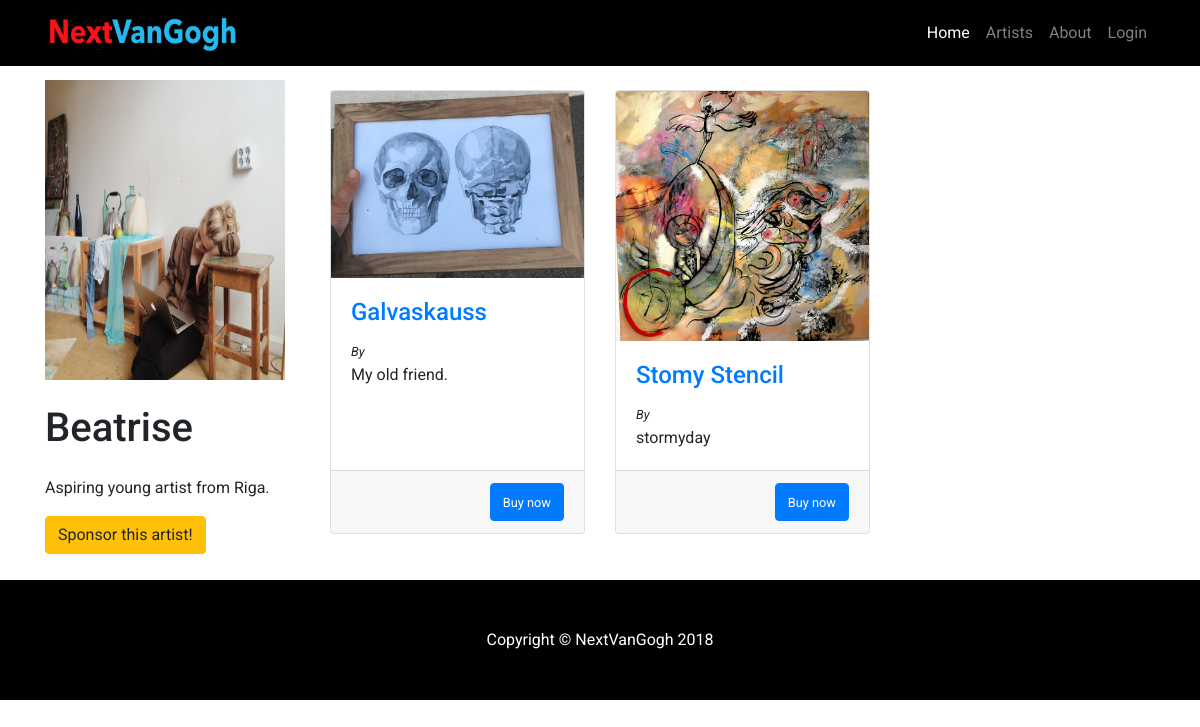
/artist/BeatriseLasmane, run on an earlier commit of the app's database.
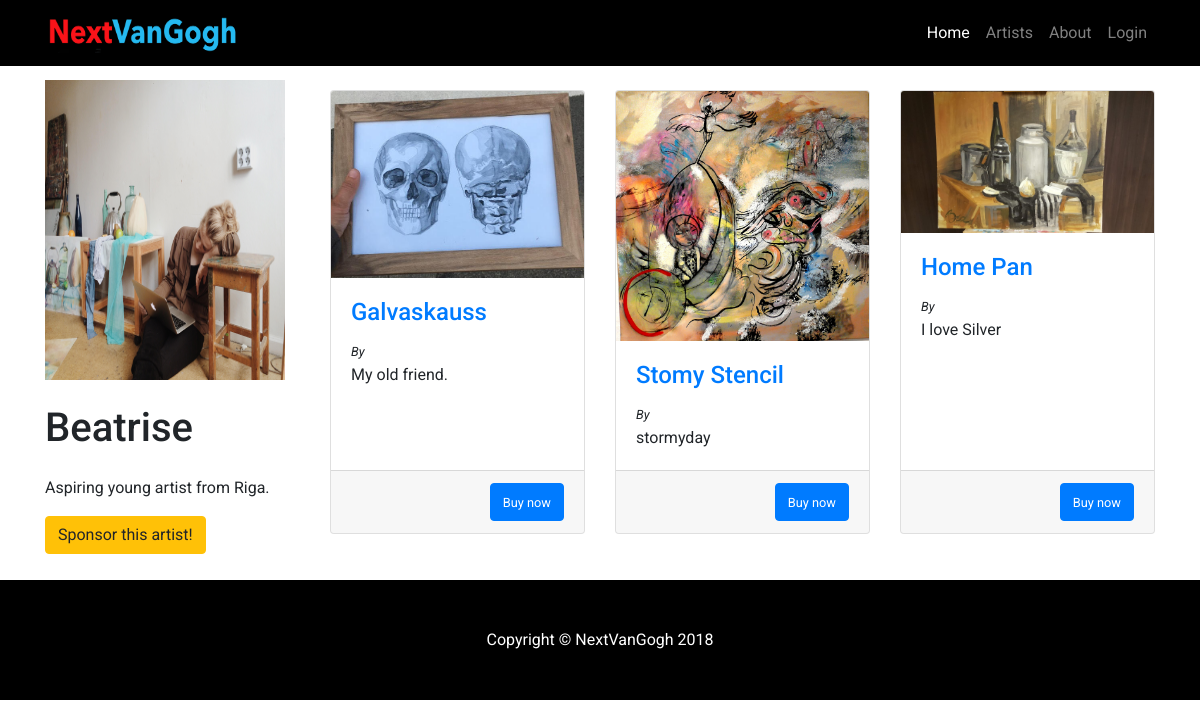
And on a later commit of the database.
### tables this page shows
CREATE TABLE "ArtWorks" (
	`Id`	INTEGER NOT NULL PRIMARY KEY AUTOINCREMENT UNIQUE,
	`ArtistId`	INTEGER NOT NULL,
	`ArtTypeId`	INTEGER NOT NULL,
	`Name`	TEXT NOT NULL,
	`Description`	TEXT,
	`Item`	BLOB,
	FOREIGN KEY(`ArtistId`) REFERENCES `Artists`,
	FOREIGN KEY(`ArtTypeId`) REFERENCES ArtTypes
);

### server.py (the view)
@app.route("/artist/<name>")
def getArtist(name):
	con = lite.connect('db/nVanGogh.db')
	con.row_factory = lite.Row
	cur = con.cursor()
	cur.execute("SELECT * FROM Artists Where Artists.UserName == ?", [name])
	a = cur.fetchall()
	cur.execute("Select ArtWorks.Id, ArtWorks.Description, ArtWorks.Item, ArtWorks.Name from ArtWorks INNER JOIN Artists ON ArtWorks.ArtistId == Artists.Id where Artists.UserName == ?", [name])
	artWorks = cur.fetchall()
	return render_template('artist.html', artist = a, artWorks = artWorks)

### templates/artist.html (shortened to what this page needs)
<!DOCTYPE html>
<html lang="en">
  <head>
    <link href="../static/bootstrap.min.css" rel="stylesheet">
    <link href="../static/style.css" rel="stylesheet">
  </head>
  <body>
    <nav class="navbar navbar-expand-lg navbar-dark bg-dark fixed-top" style="background-color:#000!important;">
      <div class="container">
        <a class="navbar-brand" href="/"><img src="../static/logo.png" width=200 height=40></a>
        <div class="collapse navbar-collapse" id="navbarResponsive">
          <ul class="navbar-nav ml-auto">
            <li class="nav-item active">
              <a class="nav-link" href="/">Home
              </a>
            </li>
            <li class="nav-item">
              <a class="nav-link" href="/allArtists">Artists</a>
            </li>
            <li class="nav-item">
              <a class="nav-link" href="/about">About</a>
            </li>
            <li id="log" class="nav-item">
              {% if session['loggedIn'] %}
              <a class="nav-link" onclick="window.location.href='/logout'">Logout</a>
              {% else %}
              <a class="nav-link" onclick="login()">Login</a>
              {% endif %}
            </li>
          </ul>
        </div>
      </div>
    </nav>
    <div class="container">
      <div class="row">
        <div class="col-lg-3">
          <br>
          <img src="{{ artist[0]['Photo'] }}" width=240 height=300>
          <h1 class="my-4">{{ artist[0]["FirstName"] }}</h1>
          <div class="list-group">
            <p>{{ artist[0]["Description"] }}</p>
          </div>
          <button class="btn btn-warning" style="margin-bottom:10%;">Sponsor this artist!</button>
          <br>
        </div>
        <div class="col-lg-9" style="margin-top:3%;">
          <div class="row">
		{% for artWork in artWorks %}
 		     <div class="col-lg-4 col-md-6 mb-4">
              		<div class="card h-100">
                		<a href="#" onclick="openArt('{{artWork["Item"]+ "," + artWork["Name"]+ "," + artWork["Description"]}}')"><img class="card-img-top" src="{{artWork['Item']}}" alt=""></a>
                		<div class="card-body">
                  			<h4 class="card-title"><a  href="#">{{artWork["Name"]}}</a>  </h4>
                                <small style="font-style:italic;">By <a href="/artist/{{artWork['UserName']}}">{{artWork["FirstName"]}}</a></small>
                  			<p class="card-text">{{artWork["Description"]}}</p>
                		</div>
                		<div class="card-footer">
                            <button class="btn btn-primary" style="float:right;"><small>Buy now</small></button>
                		</div>
              		</div>
            	</div>
	         {% endfor %}
         </div>
        </div>
      </div>
    </div>
    <footer class="py-5 bg-dark" style="background-color:#000!important;">
      <div class="container">
        <p class="m-0 text-center text-white">Copyright &copy; NextVanGogh 2018</p>
      </div>
    </footer>
  </body>
</html>

What changed in the data, as far as the page shows it:
added ArtWorks: Item (picture), Name "Home Pan", Description "I love Silver"
